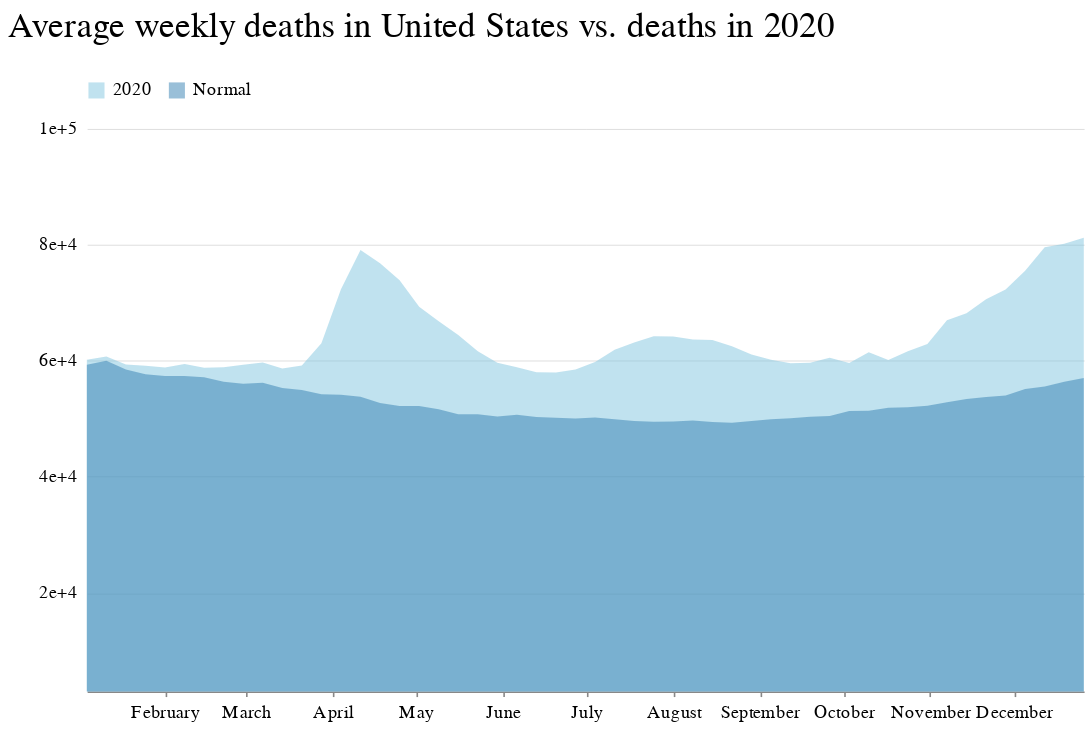

Write notebook code for a chart like this one.
### Markdown cell above
### Chart it

### Code cell
domain = ['2020', 'Normal']
range_ = ['#82c6df', '#3580b1']

chart = alt.Chart(then_now_melt).mark_area(opacity=.5).encode(
    x=alt.X('week_ending_date:T', title='',axis=alt.Axis(format='%B', tickCount=10, grid=False)),
    y=alt.Y('count', title=' ', stack=None, axis=alt.Axis(tickSize=0,domainOpacity=0,\
                                   tickCount=4,offset=4, gridWidth=.6, gridColor='#dddddd', format=''), \
            scale=alt.Scale(domain=(3000,100000))),
    color=alt.Color('year', title=' ', scale=alt.Scale(domain=domain, range=range_))
).properties(width=620, height=350,
    title='Average weekly deaths in United States vs. deaths in 2020'
 ).configure_view(strokeOpacity=0).configure_legend(
    orient='top',
    symbolType='square'
)
chart

### Figure 1 — Vega-Lite specification as saved in the notebook (floating-point values rounded to 4 significant figures)
{"config": {"view": {"width": 800, "height": 450, "strokeOpacity": 0}, "background": "#ffffff", "title": {"anchor": "start", "font": "Benton Gothic Bold, sans", "fontColor": "#000000", "fontSize": 22, "fontWeight": "normal"}, "arc": {"fill": "#82c6df"}, "area": {"fill": "#82c6df"}, "line": {"stroke": "#82c6df", "strokeWidth": 3}, "path": {"stroke": "#82c6df"}, "rect": {"fill": "#82c6df"}, "shape": {"stroke": "#82c6df"}, "bar": {"fill": "#82c6df"}, "point": {"stroke": "#82c6df"}, "symbol": {"fill": "#82c6df", "size": 30}, "axis": {"titleFont": "Benton Gothic Bold, sans", "titleFontSize": 13, "titleFontWeight": "normal", "labelFont": "Benton Gothic, sans", "labelFontSize": 11.5, "labelFontWeight": "normal"}, "axisX": {"labelAngle": 0, "labelPadding": 4, "tickSize": 3}, "axisY": {"labelBaseline": "middle", "maxExtent": 45, "minExtent": 45, "tickSize": 2, "titleAlign": "left", "titleAngle": 0, "titleX": -45, "titleY": -11}, "legend": {"titleFont": "Benton Gothic Bold, sans", "titleFontSize": 13, "titleFontWeight": "normal", "symbolType": "square", "labelFont": "Benton Gothic, sans", "labelFontSize": 11.5, "orient": "top"}, "range": {"category": ["#3580b1", "#ec8431", "#ab7fb4", "#c89d29", "#adc839", "#829eb1"], "diverging": ["#e68a4f", "#f4bb6a", "#f9e39c", "#dadfe2", "#a6b7c6", "#849eae"], "heatmap": ["#fbf2c7", "#f9e39c", "#f8d36e", "#f4bb6a", "#e68a4f", "#d15a40", "#ab4232"], "ordinal": ["#fbf2c7", "#f9e39c", "#f8d36e", "#f4bb6a", "#e68a4f", "#d15a40", "#ab4232"], "ramp": ["#fbf2c7", "#f9e39c", "#f8d36e", "#f4bb6a", "#e68a4f", "#d15a40", "#ab4232"]}}, "data": {"name": "data-0543f4e63fa9fe339f7f7ba8c49950b9"}, "mark": {"type": "area", "opacity": 0.5}, "encoding": {"color": {"type": "nominal", "field": "year", "scale": {"domain": ["2020", "Normal"], "range": ["#82c6df", "#3580b1"]}, "title": " "}, "x": {"type": "temporal", "axis": {"format": "%B", "grid": false, "tickCount": 10}, "field": "week_ending_date", "title": ""}, "y": {"type": "quantitative", "axis": {"domainOpacity": 0, "format": "", "gridColor": "#dddddd", "gridWidth": 0.6, "offset": 4, "tickCount": 4, "tickSize": 0}, "field": "count", "scale": {"domain": [3000, 100000]}, "stack": null, "title": " "}}, "height": 350, "title": "Average weekly deaths in United States vs. deaths in 2020", "width": 620, "$schema": "https://vega.github.io/schema/vega-lite/v4.0.2.json", "datasets": {"data-0543f4e63fa9fe339f7f7ba8c49950b9": [{"week": 52, "week_ending_date": "2020-12-26T00:00:00", "year": "2020", "count": 81180.0}, {"week": 23, "week_ending_date": "2020-06-06T00:00:00", "year": "2020", "count": 58860.0}, {"week": 22, "week_ending_date": "2020-05-30T00:00:00", "year": "2020", "count": 59650.0}, {"week": 21, "week_ending_date": "2020-05-23T00:00:00", "year": "2020", "count": 61610.0}, {"week": 20, "week_ending_date": "2020-05-16T00:00:00", "year": "2020", "count": 64450.0}, {"week": 19, "week_ending_date": "2020-05-09T00:00:00", "year": "2020", "count": 66790.0}, {"week": 18, "week_ending_date": "2020-05-02T00:00:00", "year": "2020", "count": 69280.0}, {"week": 17, "week_ending_date": "2020-04-25T00:00:00", "year": "2020", "count": 73890.0}, {"week": 16, "week_ending_date": "2020-04-18T00:00:00", "year": "2020", "count": 76780.0}, {"week": 15, "week_ending_date": "2020-04-11T00:00:00", "year": "2020", "count": 79080.0}, {"week": 14, "week_ending_date": "2020-04-04T00:00:00", "year": "2020", "count": 72300.0}, {"week": 24, "week_ending_date": "2020-06-13T00:00:00", "year": "2020", "count": 58000.0}, {"week": 13, "week_ending_date": "2020-03-28T00:00:00", "year": "2020", "count": 63000.0}, {"week": 11, "week_ending_date": "2020-03-14T00:00:00", "year": "2020", "count": 58660.0}, {"week": 10, "week_ending_date": "2020-03-07T00:00:00", "year": "2020", "count": 59700.0}, {"week": 9, "week_ending_date": "2020-02-29T00:00:00", "year": "2020", "count": 59320.0}, {"week": 8, "week_ending_date": "2020-02-22T00:00:00", "year": "2020", "count": 58880.0}, {"week": 7, "week_ending_date": "2020-02-15T00:00:00", "year": "2020", "count": 58800.0}, {"week": 6, "week_ending_date": "2020-02-08T00:00:00", "year": "2020", "count": 59450.0}, {"week": 5, "week_ending_date": "2020-02-01T00:00:00", "year": "2020", "count": 58820.0}, {"week": 4, "week_ending_date": "2020-01-25T00:00:00", "year": "2020", "count": 59150.0}, {"week": 3, "week_ending_date": "2020-01-18T00:00:00", "year": "2020", "count": 59360.0}, {"week": 2, "week_ending_date": "2020-01-11T00:00:00", "year": "2020", "count": 60720.0}, {"week": 12, "week_ending_date": "2020-03-21T00:00:00", "year": "2020", "count": 59200.0}, {"week": 25, "week_ending_date": "2020-06-20T00:00:00", "year": "2020", "count": 57960.0}, {"week": 26, "week_ending_date": "2020-06-27T00:00:00", "year": "2020", "count": 58480.0}, {"week": 27, "week_ending_date": "2020-07-04T00:00:00", "year": "2020", "count": 59780.0}, {"week": 50, "week_ending_date": "2020-12-12T00:00:00", "year": "2020", "count": 79540.0}, {"week": 49, "week_ending_date": "2020-12-05T00:00:00", "year": "2020", "count": 75530.0}, {"week": 48, "week_ending_date": "2020-11-28T00:00:00", "year": "2020", "count": 72270.0}, {"week": 47, "week_ending_date": "2020-11-21T00:00:00", "year": "2020", "count": 70620.0}, {"week": 46, "week_ending_date": "2020-11-14T00:00:00", "year": "2020", "count": 68190.0}, {"week": 45, "week_ending_date": "2020-11-07T00:00:00", "year": "2020", "count": 66990.0}, {"week": 44, "week_ending_date": "2020-10-31T00:00:00", "year": "2020", "count": 62870.0}, {"week": 43, "week_ending_date": "2020-10-24T00:00:00", "year": "2020", "count": 61650.0}, {"week": 42, "week_ending_date": "2020-10-17T00:00:00", "year": "2020", "count": 60110.0}, {"week": 41, "week_ending_date": "2020-10-10T00:00:00", "year": "2020", "count": 61470.0}, {"week": 40, "week_ending_date": "2020-10-03T00:00:00", "year": "2020", "count": 59630.0}, {"week": 39, "week_ending_date": "2020-09-26T00:00:00", "year": "2020", "count": 60530.0}, {"week": 38, "week_ending_date": "2020-09-19T00:00:00", "year": "2020", "count": 59660.0}, {"week": 37, "week_ending_date": "2020-09-12T00:00:00", "year": "2020", "count": 59580.0}, {"week": 36, "week_ending_date": "2020-09-05T00:00:00", "year": "2020", "count": 60180.0}, {"week": 35, "week_ending_date": "2020-08-29T00:00:00", "year": "2020", "count": 61060.0}, {"week": 34, "week_ending_date": "2020-08-22T00:00:00", "year": "2020", "count": 62500.0}, {"week": 33, "week_ending_date": "2020-08-15T00:00:00", "year": "2020", "count": 63590.0}, {"week": 32, "week_ending_date": "2020-08-08T00:00:00", "year": "2020", "count": 63670.0}, {"week": 31, "week_ending_date": "2020-08-01T00:00:00", "year": "2020", "count": 64190.0}, {"week": 30, "week_ending_date": "2020-07-25T00:00:00", "year": "2020", "count": 64200.0}, {"week": 29, "week_ending_date": "2020-07-18T00:00:00", "year": "2020", "count": 63120.0}, {"week": 28, "week_ending_date": "2020-07-11T00:00:00", "year": "2020", "count": 61900.0}, {"week": 1, "week_ending_date": "2020-01-04T00:00:00", "year": "2020", "count": 60170.0}, {"week": 51, "week_ending_date": "2020-12-19T00:00:00", "year": "2020", "count": 80150.0}, {"week": 1, "week_ending_date": "2020-01-04T00:00:00", "year": "Normal", "count": 59320.0}, {"week": 50, "week_ending_date": "2020-12-12T00:00:00", "year": "Normal", "count": 55570.0}, {"week": 23, "week_ending_date": "2020-06-06T00:00:00", "year": "Normal", "count": 50690.0}, {"week": 22, "week_ending_date": "2020-05-30T00:00:00", "year": "Normal", "count": 50380.0}, {"week": 21, "week_ending_date": "2020-05-23T00:00:00", "year": "Normal", "count": 50770.0}, {"week": 20, "week_ending_date": "2020-05-16T00:00:00", "year": "Normal", "count": 50760.0}, {"week": 19, "week_ending_date": "2020-05-09T00:00:00", "year": "Normal", "count": 51620.0}, {"week": 18, "week_ending_date": "2020-05-02T00:00:00", "year": "Normal", "count": 52180.0}, {"week": 17, "week_ending_date": "2020-04-25T00:00:00", "year": "Normal", "count": 52210.0}, {"week": 16, "week_ending_date": "2020-04-18T00:00:00", "year": "Normal", "count": 52720.0}, {"week": 15, "week_ending_date": "2020-04-11T00:00:00", "year": "Normal", "count": 53790.0}, {"week": 14, "week_ending_date": "2020-04-04T00:00:00", "year": "Normal", "count": 54150.0}, {"week": 24, "week_ending_date": "2020-06-13T00:00:00", "year": "Normal", "count": 50300.0}, {"week": 13, "week_ending_date": "2020-03-28T00:00:00", "year": "Normal", "count": 54230.0}, {"week": 11, "week_ending_date": "2020-03-14T00:00:00", "year": "Normal", "count": 55310.0}, {"week": 10, "week_ending_date": "2020-03-07T00:00:00", "year": "Normal", "count": 56210.0}, {"week": 9, "week_ending_date": "2020-02-29T00:00:00", "year": "Normal", "count": 56020.0}, {"week": 8, "week_ending_date": "2020-02-22T00:00:00", "year": "Normal", "count": 56400.0}, {"week": 7, "week_ending_date": "2020-02-15T00:00:00", "year": "Normal", "count": 57170.0}, {"week": 6, "week_ending_date": "2020-02-08T00:00:00", "year": "Normal", "count": 57380.0}, {"week": 5, "week_ending_date": "2020-02-01T00:00:00", "year": "Normal", "count": 57360.0}, {"week": 4, "week_ending_date": "2020-01-25T00:00:00", "year": "Normal", "count": 57660.0}, {"week": 3, "week_ending_date": "2020-01-18T00:00:00", "year": "Normal", "count": 58470.0}, {"week": 2, "week_ending_date": "2020-01-11T00:00:00", "year": "Normal", "count": 59990.0}, {"week": 12, "week_ending_date": "2020-03-21T00:00:00", "year": "Normal", "count": 54940.0}, {"week": 51, "week_ending_date": "2020-12-19T00:00:00", "year": "Normal", "count": 56380.0}, {"week": 25, "week_ending_date": "2020-06-20T00:00:00", "year": "Normal", "count": 50150.0}, {"week": 27, "week_ending_date": "2020-07-04T00:00:00", "year": "Normal", "count": 50200.0}, {"week": 49, "week_ending_date": "2020-12-05T00:00:00", "year": "Normal", "count": 55130.0}, {"week": 48, "week_ending_date": "2020-11-28T00:00:00", "year": "Normal", "count": 54010.0}, {"week": 47, "week_ending_date": "2020-11-21T00:00:00", "year": "Normal", "count": 53760.0}, {"week": 46, "week_ending_date": "2020-11-14T00:00:00", "year": "Normal", "count": 53400.0}, {"week": 45, "week_ending_date": "2020-11-07T00:00:00", "year": "Normal", "count": 52840.0}, {"week": 44, "week_ending_date": "2020-10-31T00:00:00", "year": "Normal", "count": 52260.0}, {"week": 43, "week_ending_date": "2020-10-24T00:00:00", "year": "Normal", "count": 52000.0}, {"week": 42, "week_ending_date": "2020-10-17T00:00:00", "year": "Normal", "count": 51900.0}, {"week": 41, "week_ending_date": "2020-10-10T00:00:00", "year": "Normal", "count": 51370.0}, {"week": 40, "week_ending_date": "2020-10-03T00:00:00", "year": "Normal", "count": 51330.0}, {"week": 26, "week_ending_date": "2020-06-27T00:00:00", "year": "Normal", "count": 50040.0}, {"week": 39, "week_ending_date": "2020-09-26T00:00:00", "year": "Normal", "count": 50460.0}, {"week": 37, "week_ending_date": "2020-09-12T00:00:00", "year": "Normal", "count": 50080.0}, {"week": 36, "week_ending_date": "2020-09-05T00:00:00", "year": "Normal", "count": 49920.0}, {"week": 35, "week_ending_date": "2020-08-29T00:00:00", "year": "Normal", "count": 49620.0}, {"week": 34, "week_ending_date": "2020-08-22T00:00:00", "year": "Normal", "count": 49320.0}, {"week": 33, "week_ending_date": "2020-08-15T00:00:00", "year": "Normal", "count": 49440.0}, {"week": 32, "week_ending_date": "2020-08-08T00:00:00", "year": "Normal", "count": 49680.0}, {"week": 31, "week_ending_date": "2020-08-01T00:00:00", "year": "Normal", "count": 49510.0}, {"week": 30, "week_ending_date": "2020-07-25T00:00:00", "year": "Normal", "count": 49500.0}, {"week": 29, "week_ending_date": "2020-07-18T00:00:00", "year": "Normal", "count": 49610.0}, {"week": 28, "week_ending_date": "2020-07-11T00:00:00", "year": "Normal", "count": 49930.0}, {"week": 38, "week_ending_date": "2020-09-19T00:00:00", "year": "Normal", "count": 50330.0}, {"week": 52, "week_ending_date": "2020-12-26T00:00:00", "year": "Normal", "count": 57020.0}]}}
